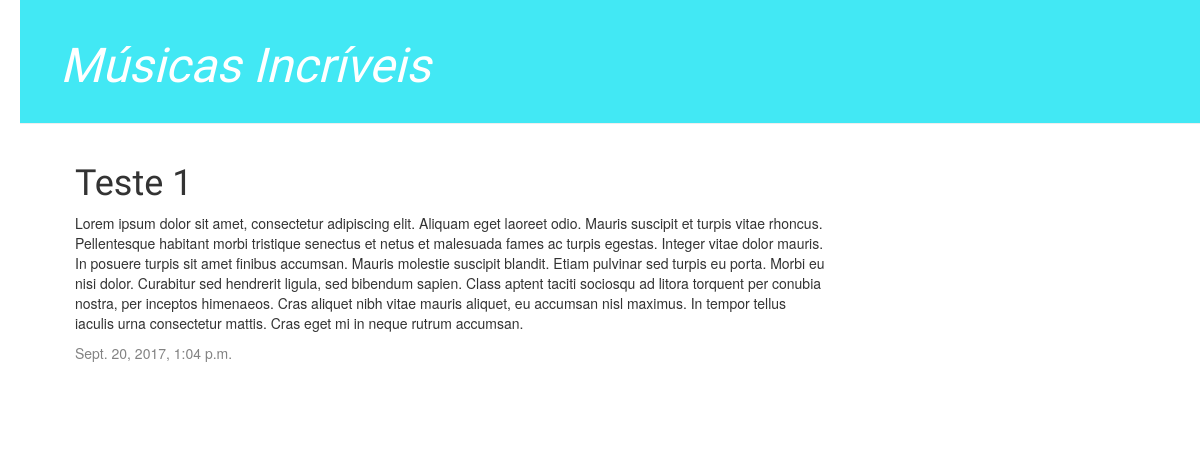
Before: /post/2/ with the older database file.
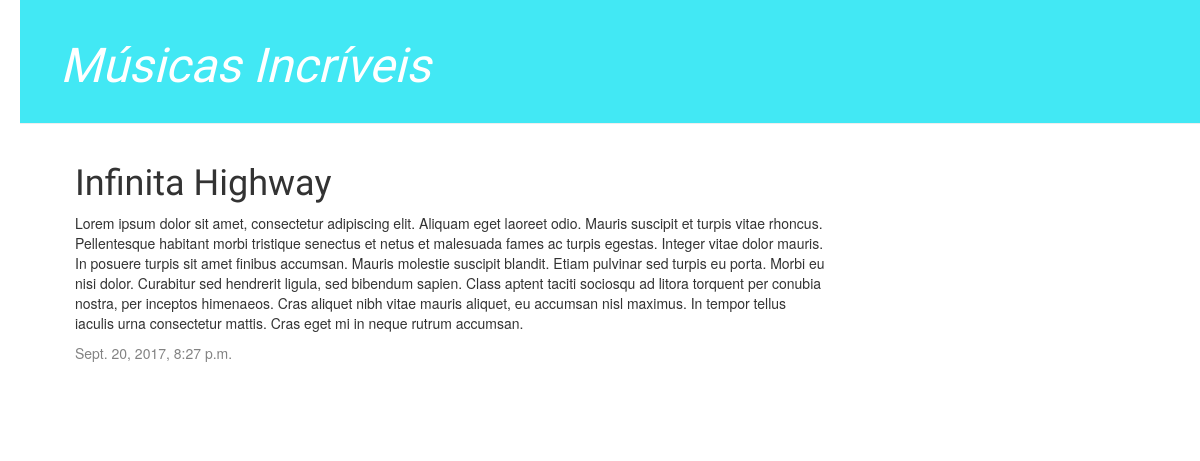
After: the same page with the newer database file.
### blog/models.py (models this page shows, shortened)
class Post(models.Model):
    author = models.ForeignKey('auth.User')
    title = models.CharField(max_length=200)
    text = models.TextField()
    created_date = models.DateTimeField(
            default=timezone.now)
    published_date = models.DateTimeField(
            blank=True, null=True)

### blog/views.py (the view)
# urls.py: url(r'^post/(?P<pk>[0-9]+)/$', views.post_detail, name='post_detail'),
def post_detail(request, pk):
    post = get_object_or_404(Post, pk=pk)
    return render(request, 'blog/post_detail.html', {'post': post})

### blog/templates/blog/post_detail.html (shortened to what this page needs)
{% extends 'blog/base.html' %}
{% block content %}
<div class="post">
    <h1>{{ post.title }}</h1>
    <p>{{ post.text|linebreaksbr }}</p>
    {% if post.published_date %}
        <div class="date">
            {{ post.published_date }}
        </div>
    {% endif %}
</div>
{% endblock %}

### blog/templates/blog/base.html (shortened to what this page needs)
{% load staticfiles %}
<!DOCTYPE html>
<html>
  <head>
    <link rel="stylesheet" href="//maxcdn.bootstrapcdn.com/bootstrap/3.2.0/css/bootstrap.min.css">
    <link rel="stylesheet" href="//maxcdn.bootstrapcdn.com/bootstrap/3.2.0/css/bootstrap-theme.min.css">
    <link rel="stylesheet" href="{% static 'css/style.css' %}">
  </head>
  <body>
    <div class="page-header">
      <h1><em>Músicas Incríveis</em></h1>
    </div>
    <div class="content container">
        <div class="row">
            <div class="col-md-8">
              {% block content %}
              {% endblock %}
            </div>
        </div>
    </div>
  </body>
</html>

### blog/static/css/style.css (style rules this page uses)
body { padding-left: 20px; }
.page-header { background-color: #42e8f4; margin-top: 0; padding: 20px 20px 20px 40px; }
.page-header h1, .page-header h1 a, .page-header h1 a:visited, .page-header h1 a:active { color: #ffffff; font-size: 36pt; text-decoration: none; }
.content { margin-left: 40px; }
h1, h2, h3, h4 { font-family: 'Lobster', cursive; }
.date { color: #828282; }
.post { margin-bottom: 70px; }

Changed rows visible on the page:
changed Post: title "Teste 1" → "Infinita Highway"; published_date "Sept. 20, 2017, 1:04 p.m." → "Sept. 20, 2017, 8:27 p.m."
